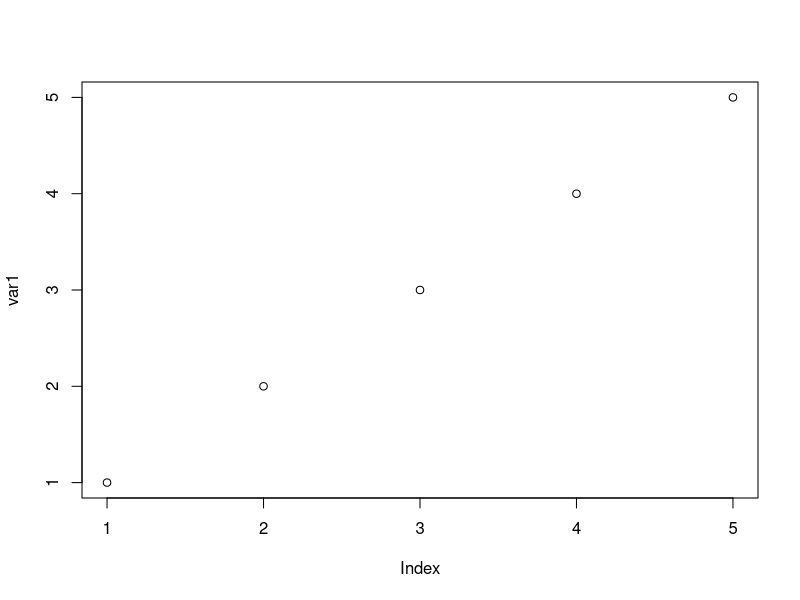
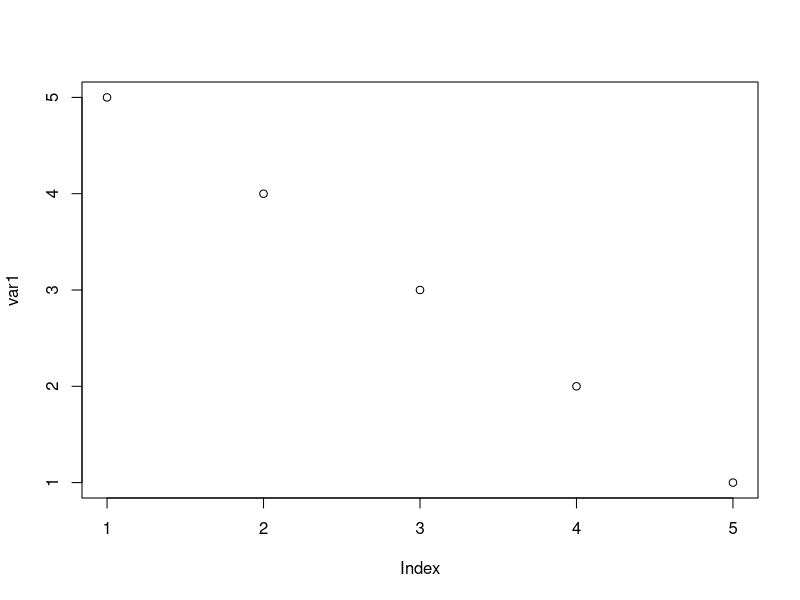
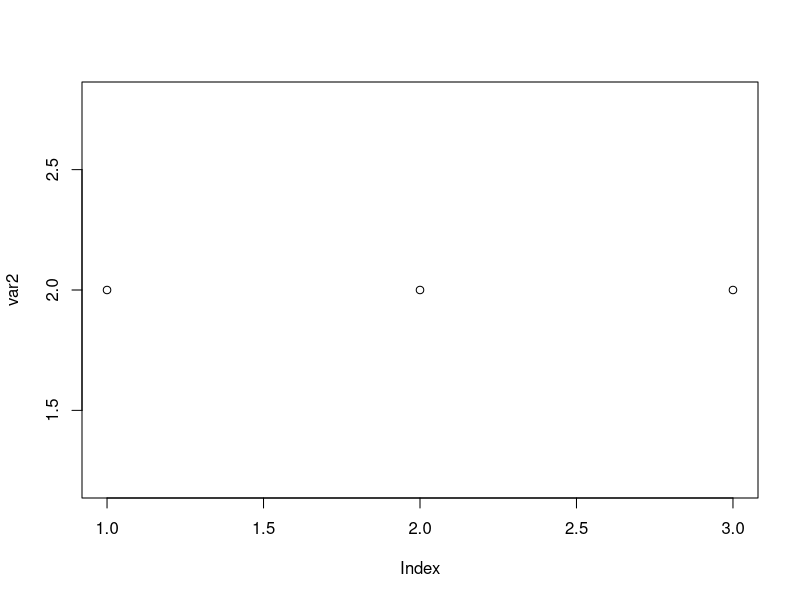
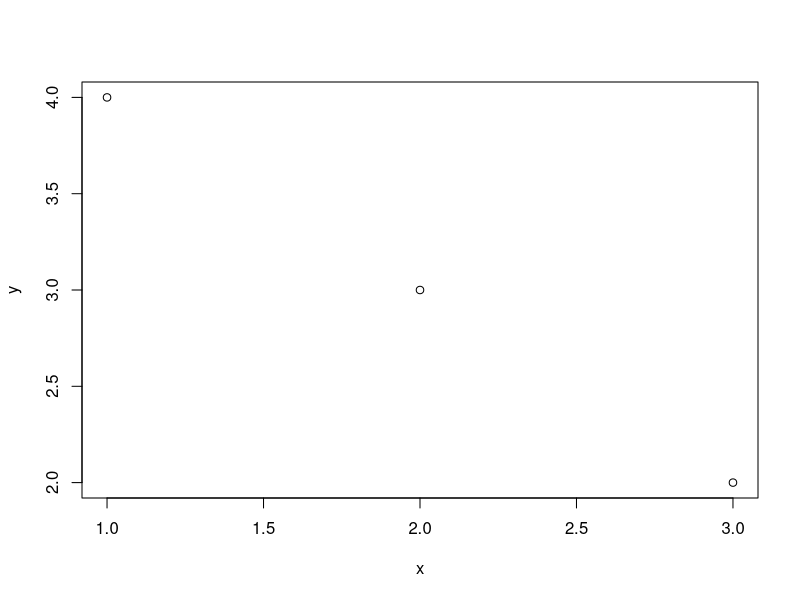
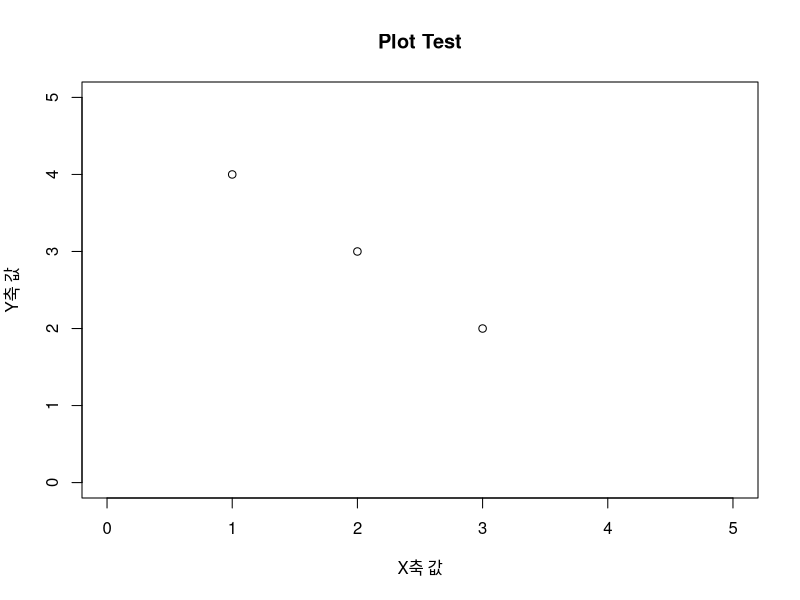
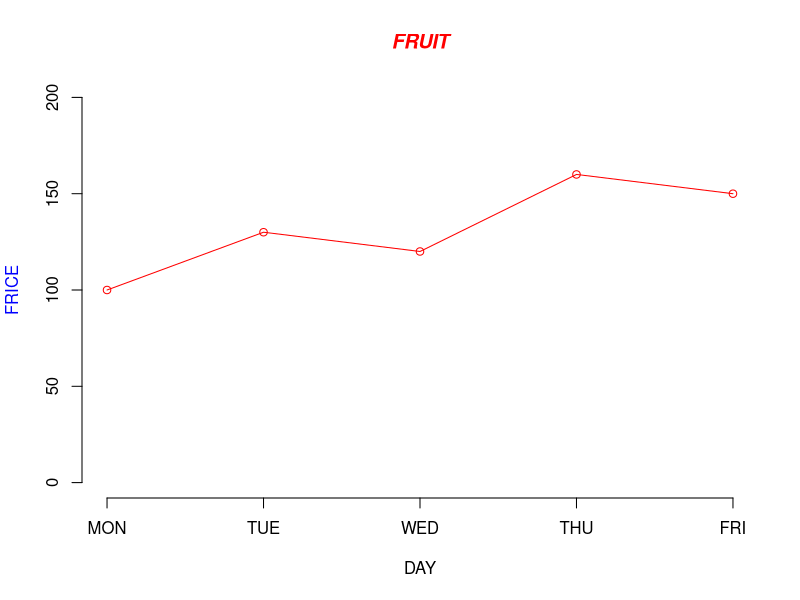
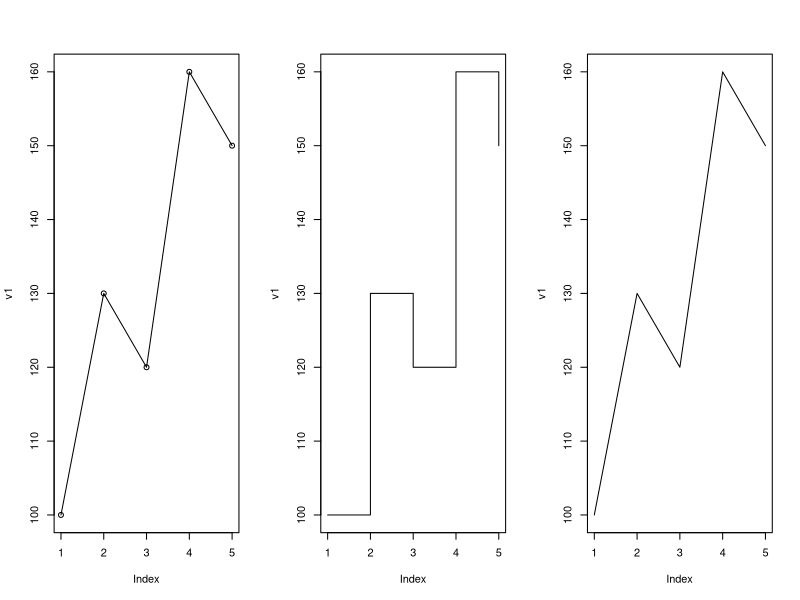
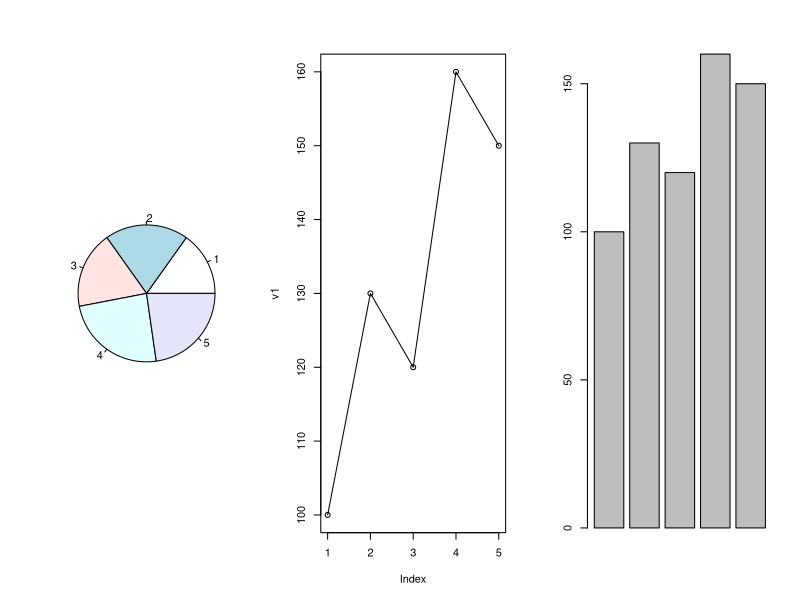

Generate these figures, in order, with R:
setwd("D:/Workspace/R_Data_Analysis/part4")

var1 <- 1:5
plot(var1)
var1 <- 5:1
plot(var1)
var2 <- c(2,2,2)
plot(var2)
x <- 1:3
y <- 4:2
plot(x,y)
plot(x, y, xlim=c(0,5),ylim=c(0,5),
     xlab="X축 값", ylab="Y축 값", main="Plot Test")

# 조금 더 멋진 그래프
v1 <- c(100,130,120,160,150)     
plot(v1,type='o',col='red',ylim=c(0,200),axes=FALSE,ann=FALSE)

axis(1,at=1:5, lab=c("MON","TUE","WED","THU","FRI"))     # x축 설정
axis(2,ylim=c(0,200))                                    # y축 설정

title(main="FRUIT", col.main="red",font.main=4)
title(xlab="DAY",col.lab="black")
title(ylab="FRICE",col.lab= "blue")

# 그래프 배치 조정(mfrow)
v1 <- c(100,130,120,160,150)     
par(mfrow = c(1,3))      # par(mfrow = c(nr,nc)) , nr :행의갯수 nc: 열의갯수 
plot(v1,type="o")
plot(v1,type="s")
plot(v1,type="l")

v1 <- c(100,130,120,160,150)     
par(mfrow = c(1,3))
pie(v1)
plot(v1,type="o")
barplot(v1)

par(mfrow = c(1,1))
a <- c(1,2,3)
plot(a,xlab="aaa")

par(mgp=c(0,1,0 )) # mgp=c(제목위치, 지표값위치, 지표선위치))
plot(a,xlab="aaa")

par(mgp=c(3,1,0))
plot(a,xlab="aaa")

par(mgp=c(3,2,1))
plot(a,xlab="aaa")

par(oma=c(2,1,0,0)) #oma 그래프 전체의 여백 조정
plot(a,xlab="aaa")

par(oma=c(0,2,0,0))
plot(a,xlab="aaa")


v1 <- c(1,2,3,4,5)
v2 <- c(5,4,3,2,1)
v3 <- c(3,4,5,6,7)
plot(v1,type="s", col="red", ylim=c(1,10))
par(new=T)
plot(v2,type="o", col="blue",ylim=c(1,10))
par(new=T)
plot(v3,type="l", col="green",ylim=c(1,10))

legend(4,9,c("v1","v2","v3"), cex=0.9, col=c("red","blue","green"),lty=1)     #범례

x <- 1:5
barplot(x)
barplot(x, horiz=T)      # horiz= T 막대그래프를 가로로 표시 

x <- matrix(c(5,4,3,2),2,2) ; x      # 2,2나 nrow =2 나 같음
x <- matrix(c(5,4,3,2),nrow=2) ; x
barplot(x)
barplot(x, beside=T)      # beside = T , 값마다 표시(beside지정안할 경우 한줄로 표시됨)
barplot(x, beside=T,names=c(5,3), col=c("green","yellow"))
barplot(x, beside=T,names=c(5,3), col=c("green","yellow"),horiz = T)
par(oma=c(1,0.5,1,0.5))     # 하, 좌, 상, 우 여백 지정

barplot(x, names=c(5,3), col=c("green","yellow"),horiz = T)
barplot(x, names=c(5,3), col=c("green","yellow"),horiz = T, xlim = c(0,10))     # X 축 0~10값까지 표시


v1 <- c(100,120,140,160,180)
v2 <- c(120,130,150,140,170)
v3 <- c(140,170,120,110,160)

qty <- data.frame(BANANA=v1, CHERRY=v2,ORANGE=v3)
qty

barplot(as.matrix(qty),main="Fruit's Sales QTY",              # as.matrix는 matrix 형태가 아닌 것을 matrix형태로 변형
        beside=T, col=rainbow(nrow(qty)), ylim=c(0,400))
legend(14,400,c("MON","TUE","WED","THU","FRI"), cex=0.8, fill=rainbow(nrow(qty)))
barplot(t(qty), main="Fruits Sales QTY", ylim=c(0,900),
        col=rainbow(length(qty)), space=0.1, cex.axis=0.8, las=1, names.arg=c("MON","TUE","WED","THU","FRI"),cex=0.8)
legend(0.2, 800, names(qty), cex=0.7, fill=rainbow(length(qty)))


# 조건 주고 그래프 그리기
peach <- c(180,200,250,198,170)
color <- c()
for(i in 1:length(peach))  {
  if (peach[i] >= 200)
    color <- c(colors,"red") 
  else if (peach[i] >= 180)
    color <- c(colors, "yellow")
  else
    color <- c(colors, "green")
}

barplot(peach, main="Peach Sales QTY",
        names.arg = c("MON","TUE","WED","THU","FRI"),col=colors)

#히스토그램 
height <- c(182,175,167,172,163,178,181,166,159,155)
par(mfrow=c(1,2))
barplot(height)
hist(height,main="histogram of height")

# 파이(pie)그래프

par(mfrow=c(1,1), oma = c(0.5,0.5,0.1,0.1))
p1 <- c(10,20,30,40)
pie(p1, radius=1)

 #시작 각도 90도 지정
pie(p1,radius=1, init.angle=90)

    
    
pct <- round(p1/sum(p1) * 100,1)
lab <- paste(pct,"%")
pie(p1,radius=1, init.angle=90, col=rainbow(length(p1)),
    label=lab)
legend(1,1.1,c("Week 1","Week 2","Week 3","Week 4"),
       cex=0.5, fill=rainbow(length(p1)))

# 범례 생략 그래프 바로 출력
pct <- round(p1/sum(p1) * 100,1)
lab1 <- c("Week 1","Week 2","Week 3","Week 4")
lab2 <- paste(lab1,"\n",pct,"%")
pie(p1,radius=1,init.angle=90,col=rainbow(length(p1)),label=lab2)

# 3D pie / pie3D()함수
install.packages('plotrix')
library(plotrix)
p1 <- c(10,20,30,40,50)
f_day <- round(p1/sum(p1)*100,1)
f_label <- paste(f_day,"%")
pie3D(p1,main="3D Pie Chart", col=rainbow(length(p1)),
      cex=0.5,labels=f_label,explode=0.05)
legend(0.5,1,c("MON","TUE","WED","THU","FRI"),cex=0.6,
       fill=rainbow(length(p1)))


# boxplot : 상자차트

v1 <- c(10,12,15,11,20)
v2 <- c(5,7,15,8,9)
v3 <- c(11,20,15,18,13)
boxplot(v1,v2,v3)
boxplot(v1,v2,v3,col = c("blue","yellow","pink"),
        names = c("Blue","yellow","pink"),
        horizontal=T)
